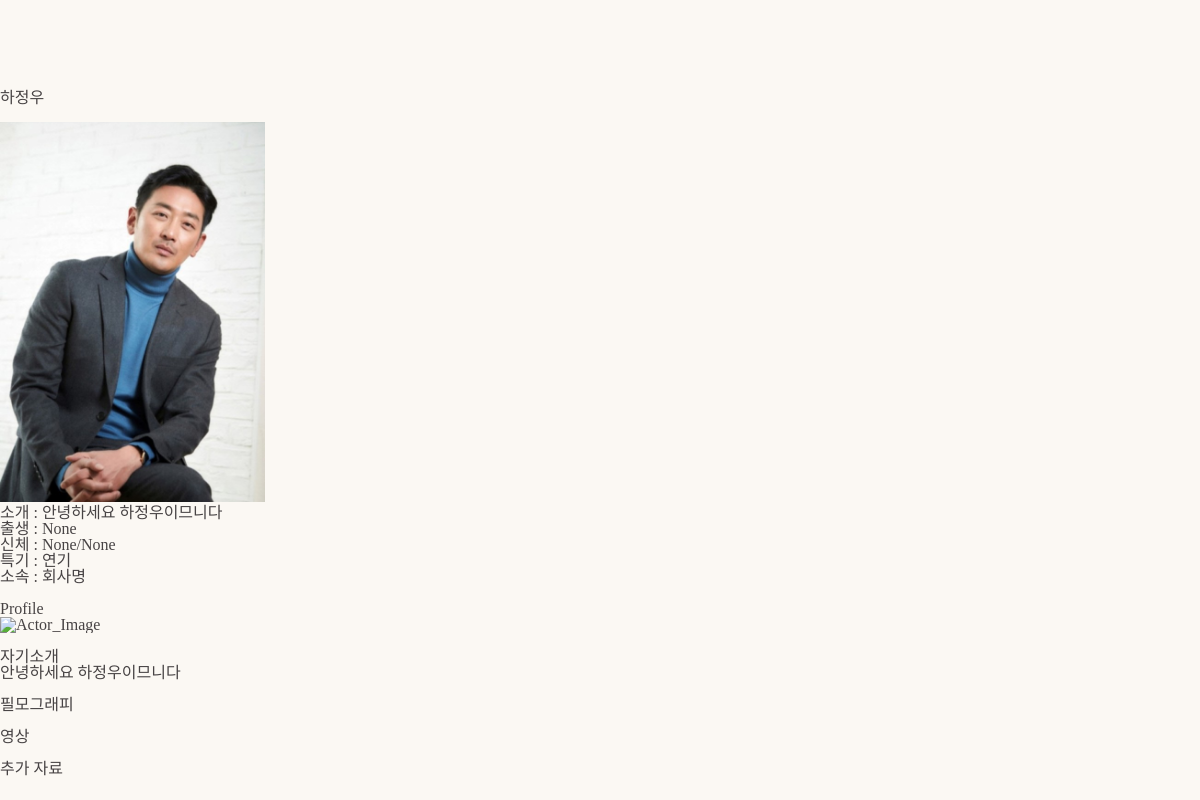
/actor_detail/7, run on the app's committed database.
### accounts/models.py (models this page shows, shortened)
class Actor(models.Model):
    profile = models.OneToOneField(
        Profile, on_delete=models.CASCADE, primary_key=True)
    company = models.CharField(max_length=30)
    height = models.PositiveIntegerField(null=True, blank=True)
    weight = models.PositiveIntegerField(null=True, blank=True)
    favorite_image = models.ImageField(null=True, blank=True)
    specialty = models.CharField(max_length=30)

class Profile(AbstractBaseUser):
    email = models.EmailField(
        verbose_name="email", max_length=60, unique=True, null=False, blank=False)
    username = models.CharField(max_length=30, unique=True, null=False, blank=False)
    name = models.CharField(max_length=20, default="", blank=False)
    age = models.PositiveIntegerField(null=True, blank=True)
    name_eng = models.CharField(max_length=20, default="", blank=True)
    date_of_birth = models.DateField(null=True, blank=True)
    avatar = models.ImageField(null=True,  # profile 이미지
                               blank=True,
                               upload_to='image/avatar')
    intro = models.TextField(default="")  # 소개글
    education = models.CharField(max_length=20, null=True, blank=True)
    u_type = models.PositiveSmallIntegerField(null=True)
    date_joined = models.DateTimeField(
        verbose_name='date joined', auto_now_add=True)
    last_login = models.DateTimeField(verbose_name='last login', auto_now=True)
    is_admin = models.BooleanField(default=False)
    is_active = models.BooleanField(default=True)
    is_staff = models.BooleanField(default=False)
    is_superuser = models.BooleanField(default=False)
    USERNAME_FIELD = 'email'
    REQUIRED_FIELDS = ['username']
    objects = ProfileManager()

### main/views.py (the view)
# urls.py: path('actor_detail/<int:actor_id>',
def actor_detail(request, actor_id):
    my_actor = get_object_or_404(Actor, pk=actor_id)
    return render(request, 'actor_detail.html', {'my_actor' : my_actor})

### main/templates/actor_detail.html (shortened to what this page needs)
{% extends 'base.html' %}
{% load static %}
{% block content %}
<div container=actor_profile>
    <h2>{{my_actor.profile.name}}</h2>
    <br>
    <p><img src="{{ my_actor.profile.avatar.url }}" width="265" height="380" alt="Actor_Image"></p>
    <p>소개 : {{my_actor.profile.intro}}</p>
    <p>출생 : {{my_actor.profile.date_of_birth}}</p>
    <p>신체 : {{my_actor.height}}/{{my_actor.weight}}</p>
    <p>특기 : {{my_actor.specialty}}</p>
    <p>소속 : {{my_actor.company}}</p>
</div>
    <br>
    <h4>Profile</h4>
    <p><img src="{{ my_image.image.url }}" width="200" height="300" alt="Actor_Image"></p>
    <br>
    <h4>자기소개</h4>
    <p>{{my_actor.profile.intro}}</p>
    <br>
    <h4>필모그래피</h4>
    <br>
    <h4>영상</h4>
    <br>
    <h4>추가 자료</h4>
{% endblock %}

### main/static/css/base.css (style rules this page uses)
* { box-sizing: border-box; text-decoration: none; }
html { height: 100%; }
body { width: 100%; min-width: 960px; height: fit-content; min-height: 100vh; padding: 90px 0px 0px 0px; background-color: #fbf8f3; color: #474344; display: flex; flex-direction: column; font-family: "NanumSquare"; }

### data on the page
Actor: profile.name "하정우", profile.avatar (picture), profile.intro "안녕하세요 하정우이므니다", profile.date_of_birth "None", height "None", weight "None", specialty "연기", company "회사명"
